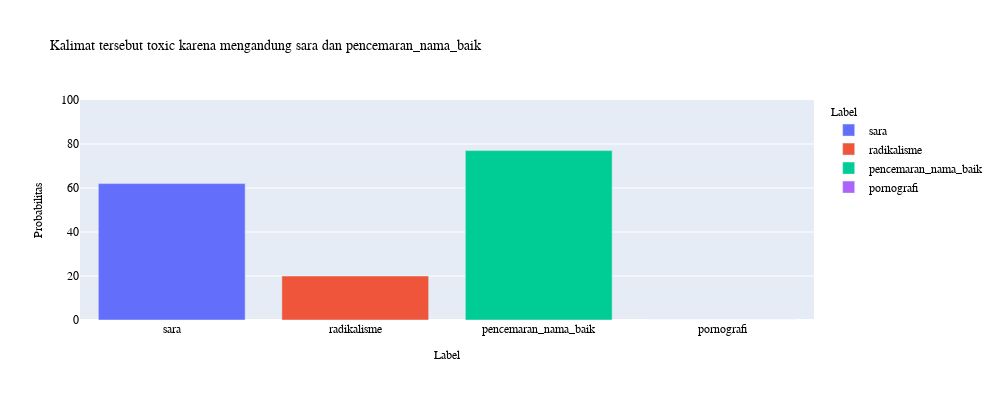

Notebook code cell kept with this figure:
### Code cell
# Kalimat uji
test_sentence = input('Masukkan Kalimat: ')
test_sentence = tf_idf.transform([preprocess_text(test_sentence)])

# Melakukan prediksi dengan kalimat uji
predicted_labels = loaded_model.predict(test_sentence)

# Membuat kalimat output
output_sentence = "Kalimat tersebut toxic karena mengandung "

# Membuat list untuk label yang diprediksi positif
predicted_positive_labels = [labels[i] for i in range(len(labels)) if predicted_labels[0][i] == 1]

# Format output sesuai dengan label yang diprediksi
if predicted_positive_labels:
    if len(predicted_positive_labels) == 1:
        output_sentence += predicted_positive_labels[0]
    else:
        output_sentence += ", ".join(predicted_positive_labels[:-1])
        output_sentence += " dan " + predicted_positive_labels[-1]
else:
    output_sentence = "Kalimat tersebut tidak toxic"

# Mengambil probabilitas dari model
probabilities = loaded_model.predict_proba(test_sentence)
proba_list = []
for proba in probabilities:
    value = proba[0][1]*100
    proba_list.append(value)

# Membuat dataframe untuk plot
prob_df = pd.DataFrame({'Label': labels, 'Probabilitas': proba_list})

# Membuat plot bar untuk probabilitas
fig = px.bar(prob_df, x='Label', y='Probabilitas', title=output_sentence, width=1000, height=400, color='Label')
fig.update_layout(
    font_family="Montserrat",
    font_color="black",
    font_size=12,
    title_font_size=14,
    xaxis_title_font_size=12,
    yaxis_title_font_size=12,
    legend_title_font_size=12)
fig.update_yaxes(range=[0, 100])
hovertemp = "<b>Label: </b> %{x} <br>"
hovertemp += "<b>Probabilitas: </b> %{y}<extra></extra>%"
fig.update_traces(hovertemplate=hovertemp)

# Menampilkan plot
fig.show()

### Figure 1 — Plotly figure (JSON) as saved in the notebook; plotly's stock layout.template omitted (floating-point values rounded to 4 significant figures)
{"data": [{"alignmentgroup": "True", "hovertemplate": "<b>Label: </b> %{x} <br><b>Probabilitas: </b> %{y}<extra></extra>%", "legendgroup": "sara", "marker": {"color": "#636efa", "pattern": {"shape": ""}}, "name": "sara", "offsetgroup": "sara", "orientation": "v", "showlegend": true, "textposition": "auto", "type": "bar", "x": ["sara"], "xaxis": "x", "y": [62], "yaxis": "y"}, {"alignmentgroup": "True", "hovertemplate": "<b>Label: </b> %{x} <br><b>Probabilitas: </b> %{y}<extra></extra>%", "legendgroup": "radikalisme", "marker": {"color": "#EF553B", "pattern": {"shape": ""}}, "name": "radikalisme", "offsetgroup": "radikalisme", "orientation": "v", "showlegend": true, "textposition": "auto", "type": "bar", "x": ["radikalisme"], "xaxis": "x", "y": [20], "yaxis": "y"}, {"alignmentgroup": "True", "hovertemplate": "<b>Label: </b> %{x} <br><b>Probabilitas: </b> %{y}<extra></extra>%", "legendgroup": "pencemaran_nama_baik", "marker": {"color": "#00cc96", "pattern": {"shape": ""}}, "name": "pencemaran_nama_baik", "offsetgroup": "pencemaran_nama_baik", "orientation": "v", "showlegend": true, "textposition": "auto", "type": "bar", "x": ["pencemaran_nama_baik"], "xaxis": "x", "y": [77], "yaxis": "y"}, {"alignmentgroup": "True", "hovertemplate": "<b>Label: </b> %{x} <br><b>Probabilitas: </b> %{y}<extra></extra>%", "legendgroup": "pornografi", "marker": {"color": "#ab63fa", "pattern": {"shape": ""}}, "name": "pornografi", "offsetgroup": "pornografi", "orientation": "v", "showlegend": true, "textposition": "auto", "type": "bar", "x": ["pornografi"], "xaxis": "x", "y": [0], "yaxis": "y"}], "layout": {"barmode": "relative", "font": {"color": "black", "family": "Montserrat", "size": 12}, "height": 400, "legend": {"title": {"font": {"size": 12}, "text": "Label"}, "tracegroupgap": 0}, "title": {"font": {"size": 14}, "text": "Kalimat tersebut toxic karena mengandung sara dan pencemaran_nama_baik"}, "width": 1000, "xaxis": {"anchor": "y", "categoryarray": ["sara", "radikalisme", "pencemaran_nama_baik", "pornografi"], "categoryorder": "array", "domain": [0, 1], "title": {"font": {"size": 12}, "text": "Label"}}, "yaxis": {"anchor": "x", "domain": [0, 1], "range": [0, 100], "title": {"font": {"size": 12}, "text": "Probabilitas"}}}}
